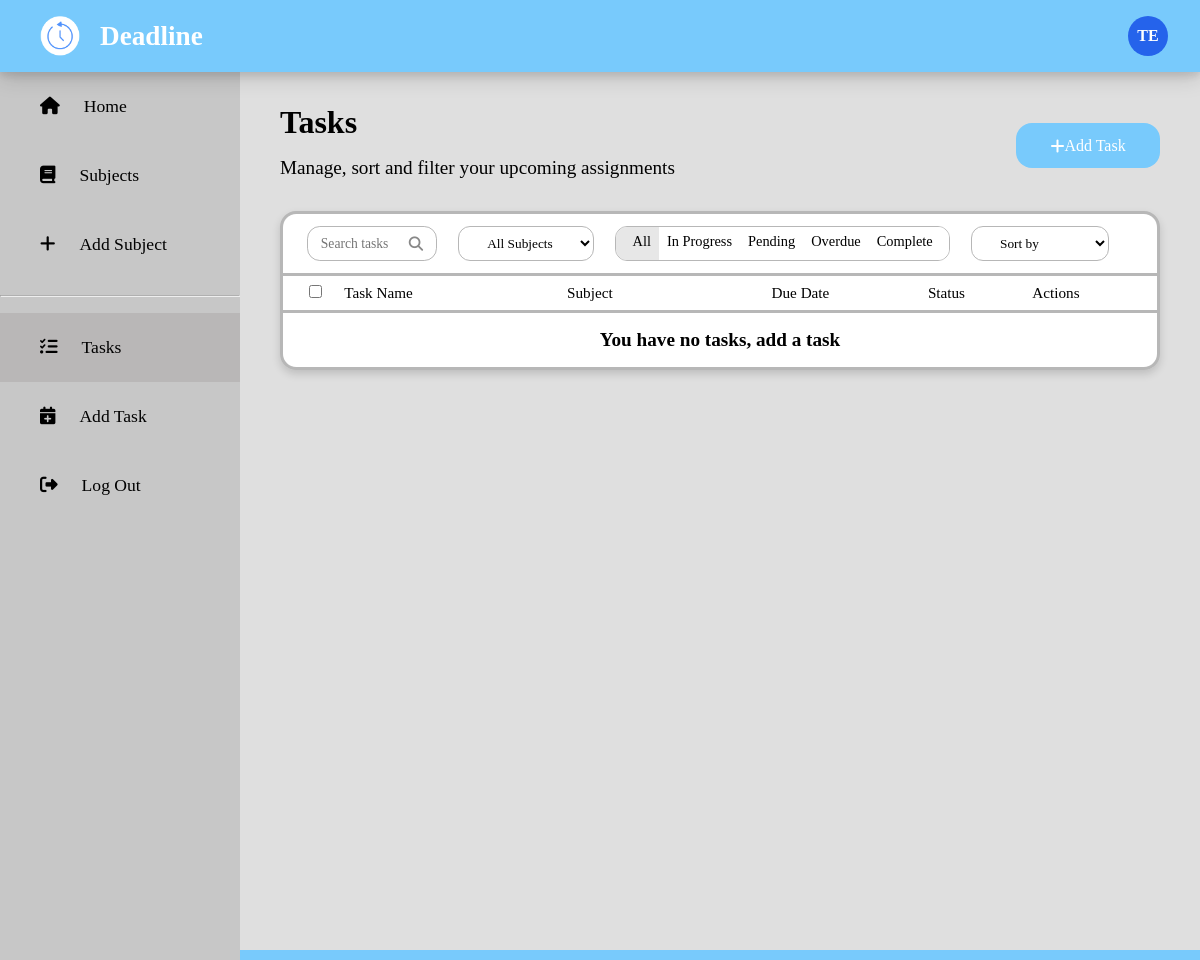
/tasks (signed in), run on an earlier commit of the app's database.
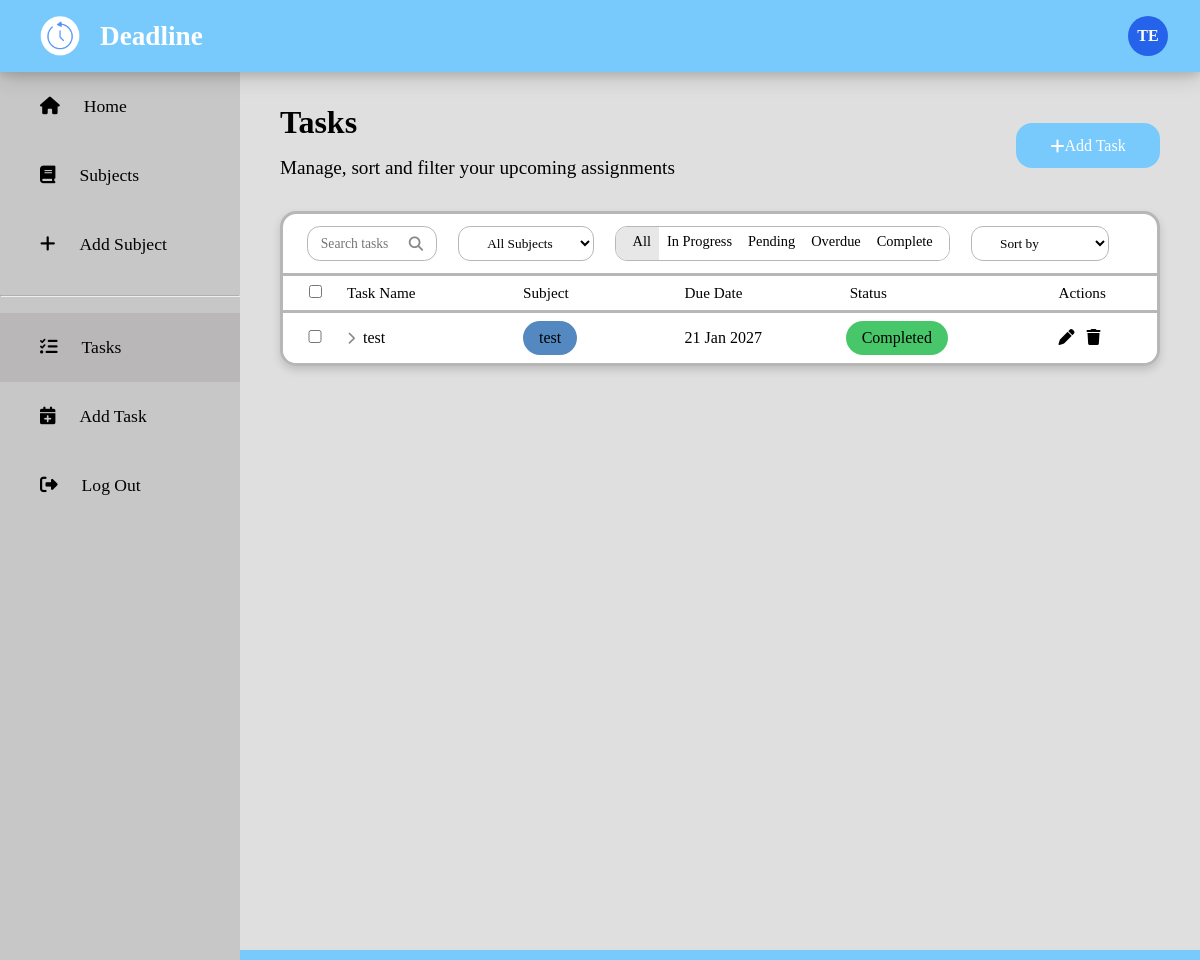
And on a later commit of the database.
### tables this page shows
CREATE TABLE Tasks (TaskID INTEGER PRIMARY KEY, SubjectID INTEGER REFERENCES Subjects (SubjectID), TaskName TEXT, DueDate TEXT, StatusID INTEGER REFERENCES Status (StatusID), UserID INTERGER REFERENCES Users (UserID));

CREATE TABLE Subjects (SubjectID INTEGER PRIMARY KEY, SubjectName TEXT, SubjectColor TEXT NOT NULL, UserID REFERENCES Users (UserID));

CREATE TABLE Status (StatusID INTEGER PRIMARY KEY, StatusName TEXT, StatusColor TEXT NOT NULL);

### app.py (the view)
@app.route('/tasks')
@login_required
def tasks_page():
    today = datetime.now().date() # used to set the minimum selectable date in forms
    subjects = query_db("SELECT SubjectID, SubjectName, SubjectColor FROM Subjects WHERE UserID = ?", (session['user_id'],))
    subjects = [
        (s[0], s[1][:17] + '...' if len(s[1]) > 20 else s[1], s[2])
        for s in subjects
    ]
    subject_filter = request.args.get('subject') # gets the subject filter from the URL query string
    status_filter = request.args.get('status') # gets the status filter from the URL query string
    sort = request.args.get('sort') # gets the sort option from the URL
    search_query = request.args.get('q')
    conditions = ["Tasks.UserID = ?"]
    args = [session['user_id']]
    if subject_filter:
        conditions.append("Tasks.SubjectID = ?")
        args.append(subject_filter)
    if status_filter:
        conditions.append("Tasks.StatusID = ?")
        args.append(status_filter)
    if search_query:
        conditions.append("Tasks.TaskName LIKE ?")
        args.append(f"%{search_query}%")
    where_clause = "WHERE " + " AND ".join(conditions) if conditions else ""
    if sort == 'due_soonest':
        order_clause = "ORDER BY Tasks.DueDate ASC"
    elif sort == 'due_latest':
        order_clause = "ORDER BY Tasks.DueDate DESC"
    elif sort == 'name':
        order_clause = "ORDER BY Tasks.TaskName ASC"
    else:
        order_clause = ""
    sql = f"""
        SELECT Tasks.TaskID, Tasks.TaskName, Tasks.DueDate,
        Subjects.SubjectName, Status.StatusName, Subjects.SubjectColor, Status.StatusColor,
        Tasks.SubjectID, Tasks.StatusID
        FROM Tasks
        LEFT JOIN Subjects ON Tasks.SubjectID = Subjects.SubjectID
        LEFT JOIN Status ON Tasks.StatusID = Status.StatusID
        {where_clause}
        {order_clause}
    """
    tasks = query_db(sql, args)
    subtask_rows = query_db("""
        SELECT SubtaskID, TaskID, SubtaskName, IsCompleted FROM Subtasks
        WHERE TaskID IN (SELECT TaskID FROM Tasks WHERE UserID = ?)
    """, (session['user_id'],))
    subtasks_by_task = {}
    for sub in subtask_rows:
        subtasks_by_task.setdefault(sub[1], []).append(sub)
    formatted_list = []
    for task in tasks:
        task_list = list(task) # convert to list
        raw_date = task_list[2] # store original date
        if task_list[2]:
            try:
                date_obj = datetime.strptime(task_list[2], '%Y-%m-%d')
                task_list[2] = date_obj.strftime('%d %b %Y') # reformat the date
            except ValueError:
                pass # leaves date unchanged if it cant be fixed
        task_list.append(raw_date)
        formatted_list.append(task_list)
        task_list.append(subtasks_by_task.get(task_list[0], []))
    tasks = formatted_list
    return render_template("tasks.html", tasks=tasks, subjects=subjects, today_date=today.isoformat(), selected_subject=subject_filter, selected_status=status_filter, selected_sort=sort, selected_search=search_query)

### app.py (called while the page is built)
def get_db():
    db = getattr(g, '_database', None) # check if a connection already exists in g
    if db is None:
        db = g._database = sqlite3.connect(DATABASE) # creates a new connection if not
    return db

@app.teardown_appcontext
def close_connection(exception):
    db = getattr(g, '_database', None)
    if db is not None:
        db.close() # only close if a connection was opened

def query_db(query, args=(), one=False):
    cur = get_db().execute(query, args)
    rv = cur.fetchall()
    cur.close()
    return (rv[0] if rv else None) if one else rv

def login_required(f):
    @wraps(f)
    def decorated_function(*args, **kwargs):
        if 'user_id' not in session: # redirects to login page if not logged in
            return redirect(url_for('login'))
        return f(*args, **kwargs)
    return decorated_function

### templates/tasks.html (shortened to what the changed rows need)
{% extends "layout.html" %}
{% block content %}
<div class="header-section">
    <div class="intro">
        <h1>Tasks</h1>
    </div>
</div>
<div class="task-list-container">
    <table class="task-list">
        <thead>
            <tr class="list-headers">
                <th class="checkbox-header" style="width:1%; white-space:nowrap;">
                    <input type="checkbox" id="select-all-checkbox">
                </th>
                <th class="name-header">Task Name</th>
                <th class="subject-header">Subject</th>
                <th class="date-header">Due Date</th>
                <th class="status-header">Status</th>
                <th class="actions-header">Actions</th>
            </tr>
        </thead>
        <tbody>
            {% if tasks %}
                {% for task in tasks %}
                    <tr class="task-info">
                        <td class="checkbox-cell">
                            <input type="checkbox" class="task-checkbox" data-id="{{ task[0] }}" autocomplete="off">
                        </td>
                        <td class="name-cell">
                            <button type="button" class="subtask-toggle-btn" data-task-id="{{ task[0] }}">
                                <i class="fa-solid fa-chevron-right" id="chevron-{{ task[0] }}"></i>
                            </button>
                            <span class="name-truncate">{{ task[1] }}</span>
                        </td>
                        <td class="subject-cell">
                            <span class="pill" style="--bg-color: {{ task[5] }}; background-color: var(--bg-color);" title="{{ task[3] }}">{{ task[3] }}</span>
                        </td>
                        <td class="date-cell">{{ task[2] }}</td>
                        <td class="status-cell">
                            <span class="pill" style="--bg-color: {{ task[6] }}; background-color: var(--bg-color);">{{ task[4] }}</span>
                        </td>
                        <td>
                            <div>
                                <a href="javascript:void(0)"
                                    class="list-edit-action"
                                    onclick="prepareEditModal(this)"
                                    data-id="{{ task[0] }}"
                                    data-name="{{ task[1] }}"
                                    data-date="{{ task[9] }}"
                                    data-subject="{{ task[7] }}"
                                    data-status="{{ task[8] }}">
                                    <i class="fa-solid fa-pen"></i>
                                </a>
                                <a href="/delete-task/{{ task[0] }}" class="list-delete-action" onclick="return confirm('Are you sure you want to delete this task?');"><i class="fa-solid fa-trash"></i></a>
                            </div>
                        </td>
                    </tr>
                {% endfor %}
            {% endif %}
        </tbody>
    </table>
    {% if not tasks %}
        <div class="tasks-page-no-tasks-msg">
            {% if selected_subject %}
                <p>You have no tasks for this subject</p>
            {% elif selected_status %}
                <p>You have no tasks with this status</p>
            {% elif selected_search %}
                <p>You have no tasks with this name</p>
            {% else %}
                <p>You have no tasks, add a task</p>
            {% endif %}
        </div>
    {% endif %}
</div>
{% endblock %}

What changed in the data, as far as the page shows it:
now on this page (row edited): Tasks: TaskName "test", SubjectName "test", DueDate "21 Jan 2027", StatusName "Completed"
Also different on the page:
text no longer shown: "You have no tasks, add a task"
